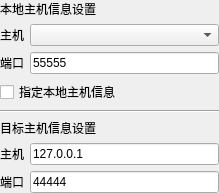
<?xml version="1.0" encoding="UTF-8"?>
<ui version="4.0">
 <class>SAKHidDeviceController</class>
 <widget class="QWidget" name="SAKHidDeviceController">
  <property name="geometry">
   <rect>
    <x>0</x>
    <y>0</y>
    <width>219</width>
    <height>175</height>
   </rect>
  </property>
  <property name="windowTitle">
   <string>Form</string>
  </property>
  <layout class="QGridLayout" name="gridLayout">
   <property name="leftMargin">
    <number>0</number>
   </property>
   <property name="topMargin">
    <number>0</number>
   </property>
   <property name="rightMargin">
    <number>0</number>
   </property>
   <property name="bottomMargin">
    <number>0</number>
   </property>
   <item row="7" column="1">
    <widget class="QLineEdit" name="targetPortLineEdit">
     <property name="text">
      <string>44444</string>
     </property>
    </widget>
   </item>
   <item row="7" column="0">
    <widget class="QLabel" name="label_2">
     <property name="text">
      <string>端口</string>
     </property>
    </widget>
   </item>
   <item row="1" column="1">
    <widget class="QComboBox" name="localhostComboBox"/>
   </item>
   <item row="6" column="1">
    <widget class="QLineEdit" name="targetHostLineEdit">
     <property name="text">
      <string>127.0.0.1</string>
     </property>
    </widget>
   </item>
   <item row="5" column="0" colspan="2">
    <widget class="QLabel" name="label_6">
     <property name="text">
      <string>目标主机信息设置</string>
     </property>
    </widget>
   </item>
   <item row="6" column="0">
    <widget class="QLabel" name="label">
     <property name="text">
      <string>主机</string>
     </property>
    </widget>
   </item>
   <item row="2" column="1">
    <widget class="QLineEdit" name="localPortlineEdit">
     <property name="text">
      <string>55555</string>
     </property>
    </widget>
   </item>
   <item row="3" column="0" colspan="2">
    <widget class="QCheckBox" name="enableLocalSettingCheckBox">
     <property name="text">
      <string>指定本地主机信息</string>
     </property>
    </widget>
   </item>
   <item row="1" column="0">
    <widget class="QLabel" name="label_3">
     <property name="text">
      <string>主机</string>
     </property>
    </widget>
   </item>
   <item row="2" column="0">
    <widget class="QLabel" name="label_4">
     <property name="text">
      <string>端口</string>
     </property>
    </widget>
   </item>
   <item row="0" column="0" colspan="2">
    <widget class="QLabel" name="label_5">
     <property name="text">
      <string>本地主机信息设置</string>
     </property>
    </widget>
   </item>
   <item row="4" column="0" colspan="2">
    <widget class="Line" name="line">
     <property name="orientation">
      <enum>Qt::Horizontal</enum>
     </property>
    </widget>
   </item>
  </layout>
 </widget>
 <resources/>
 <connections/>
</ui>
